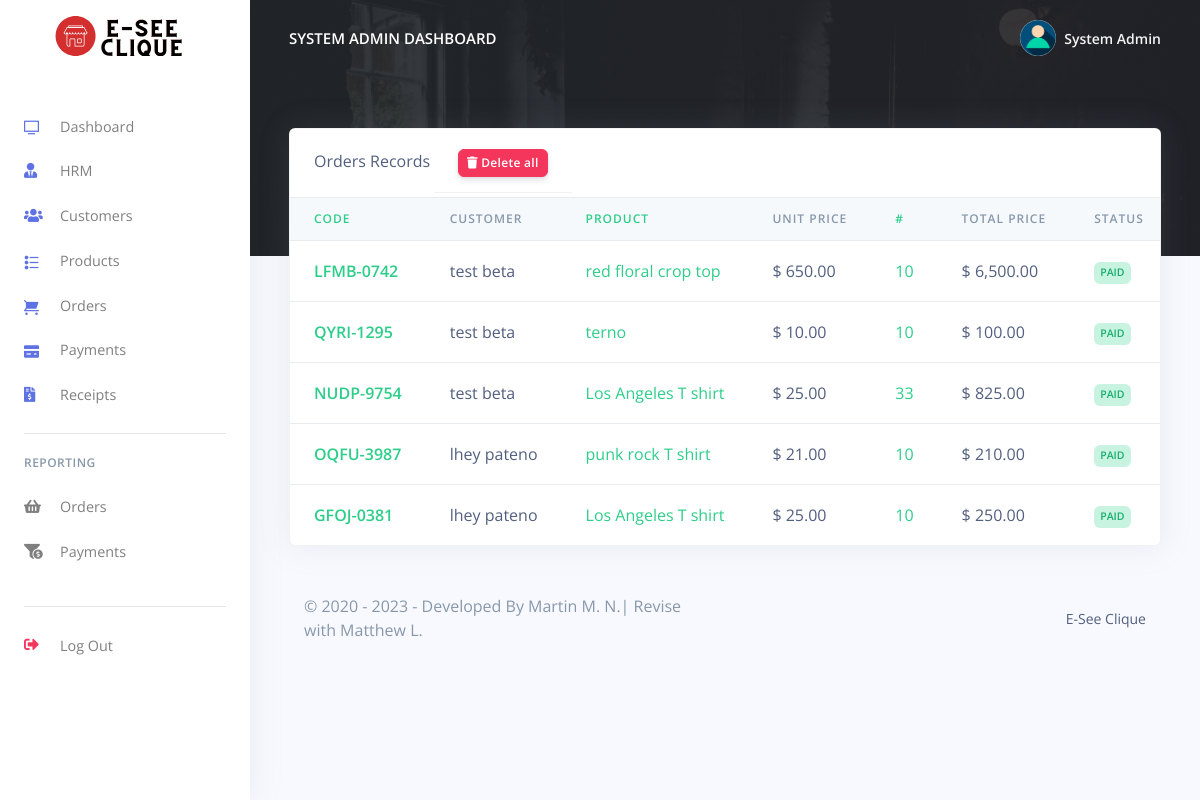
The page /Restro/admin/orders_reports.php (signed in) on the database its author committed.
### tables this page shows
CREATE TABLE `rpos_admin` (
  `admin_id` varchar(200) NOT NULL,
  `admin_name` varchar(200) NOT NULL,
  `admin_email` varchar(200) NOT NULL,
  `admin_password` varchar(200) NOT NULL
);

CREATE TABLE `rpos_orders` (
  `order_id` varchar(200) NOT NULL,
  `order_code` varchar(200) NOT NULL,
  `customer_id` varchar(200) NOT NULL,
  `customer_name` varchar(200) NOT NULL,
  `prod_id` varchar(200) NOT NULL,
  `prod_name` varchar(200) NOT NULL,
  `prod_price` varchar(200) NOT NULL,
  `prod_qty` varchar(200) NOT NULL,
  `order_status` varchar(200) NOT NULL,
  `created_at` timestamp(6) NOT NULL DEFAULT current_timestamp(6) ON UPDATE current_timestamp(6)
);

### Restro/admin/orders_reports.php (the view, shortened to what this page needs)
<?php
include('config/config.php');
require_once('partials/_head.php');
?>
<body>
    <?php
    require_once('partials/_sidebar.php');
    ?>
    <div class="main-content">
        <?php
        require_once('partials/_topnav.php');
        ?>
        <div class="container-fluid mt--8">
            <div class="row">
                <div class="col">
                    <div class="card shadow">
                        <div class="card-header border-0">
                            Orders Records  <a class="card-header text-right" href="orders_reports?deleteall=1">
                                    <button class="btn btn-sm btn-danger">
                                    <i class="fas fa-trash"></i>
                                    Delete all
                                    </button>
                                </a>
                        </div>
                        <div class="table-responsive">
                            <table class="table align-items-center table-flush">
                                <thead class="thead-light">
                                    <tr>
                                        <th class="text-success" scope="col">Code</th>
                                        <th scope="col">Customer</th>
                                        <th class="text-success" scope="col">Product</th>
                                        <th scope="col">Unit Price</th>
                                        <th class="text-success" scope="col">#</th>
                                        <th scope="col">Total Price</th>
                                        <th scop="col">Status</th>
                                    </tr>
                                </thead>
                                <tbody>
                                    <?php
                                    $ret = "SELECT * FROM  rpos_orders ORDER BY `created_at` DESC  ";
                                    $stmt = $mysqli->prepare($ret);
                                    $stmt->execute();
                                    $res = $stmt->get_result();
                                    while ($order = $res->fetch_object()) {
                                        $total = ($order->prod_price * $order->prod_qty);
                                    ?>
                                        <tr>
                                            <th class="text-success" scope="row"><?php echo $order->order_code; ?></th>
                                            <td><?php echo $order->customer_name; ?></td>
                                            <td class="text-success"><?php echo $order->prod_name; ?></td>
                                             <td>$ <?php echo number_format($order->prod_price, 2, '.', ','); ?></td>
                                            <td class="text-success"><?php echo $order->prod_qty; ?></td>
                                            <td>$ <?php echo number_format($total, 2, '.', ','); ?></td>
                                            <td><?php if ($order->order_status == '') {
                                                    echo "<span class='badge badge-danger'>Not Paid</span>";
                                                } else {
                                                    echo "<span class='badge badge-success'>$order->order_status</span>";
                                                } ?></td>
                                        </tr>
                                    <?php } ?>
                                </tbody>
                            </table>
                        </div>
                    </div>
                </div>
            </div>
            <?php
            require_once('partials/_footer.php');
            ?>
        </div>
    </div>
</body>
</html>

### Restro/admin/partials/_sidebar.php (shortened to what this page needs)
<?php
$admin_id = $_SESSION['admin_id'];
$ret = "SELECT * FROM  rpos_admin  WHERE admin_id = '$admin_id'";
$stmt = $mysqli->prepare($ret);
$stmt->execute();
$res = $stmt->get_result();
while ($admin = $res->fetch_object()) {
?>
  <nav class="navbar navbar-vertical fixed-left navbar-expand-md navbar-light bg-white" id="sidenav-main">
    <div class="container-fluid">
      <a class="navbar-brand pt-0" href="dashboard">
        <img src="assets/img/brand/test.svg" class="navbar-brand-img" alt="..." width="500" height="300">
      </a>
      <div class="collapse navbar-collapse" id="sidenav-collapse-main">
        <ul class="navbar-nav">
          <li class="nav-item">
            <a class="nav-link" href="dashboard">
              <i class="ni ni-tv-2 text-primary"></i> Dashboard
            </a>
          </li>
          <li class="nav-item">
            <a class="nav-link" href="hrm">
              <i class="fas fa-user-tie text-primary"></i> HRM
            </a>
          </li>
          <li class="nav-item">
            <a class="nav-link" href="customes">
              <i class="fas fa-users text-primary"></i> Customers
            </a>
          </li>
          <li class="nav-item">
            <a class="nav-link" href="products">
              <i class="ni ni-bullet-list-67 text-primary"></i>Products
            </a>
          </li>
          <li class="nav-item">
            <a class="nav-link" href="orders">
              <i class="ni ni-cart text-primary"></i> Orders
            </a>
          </li>
          <li class="nav-item">
            <a class="nav-link" href="payments">
              <i class="ni ni-credit-card text-primary"></i> Payments
            </a>
          </li>
          <li class="nav-item">
            <a class="nav-link" href="receipts">
              <i class="fas fa-file-invoice-dollar text-primary"></i> Receipts
            </a>
          </li>
        </ul>
        <hr class="my-3">
        <h6 class="navbar-heading text-muted">Reporting</h6>
        <ul class="navbar-nav mb-md-3">
          <li class="nav-item">
            <a class="nav-link" href="orders_reports">
              <i class="fas fa-shopping-basket"></i> Orders
            </a>
          </li>
          <li class="nav-item">
            <a class="nav-link" href="payments_reports">
              <i class="fas fa-funnel-dollar"></i> Payments
            </a>
          </li>
        </ul>
        <hr class="my-3">
        <ul class="navbar-nav mb-md-3">
          <li class="nav-item">
            <a class="nav-link" href="logout">
              <i class="fas fa-sign-out-alt text-danger"></i> Log Out
            </a>
          </li>
        </ul>
      </div>
    </div>
  </nav>
<?php } ?>

### Restro/admin/partials/_topnav.php (shortened to what this page needs)
<?php
$admin_id = $_SESSION['admin_id'];
$ret = "SELECT * FROM  rpos_admin  WHERE admin_id = '$admin_id'";
$stmt = $mysqli->prepare($ret);
$stmt->execute();
$res = $stmt->get_result();
while ($admin = $res->fetch_object()) {
?>
    <nav class="navbar navbar-top navbar-expand-md navbar-dark" id="navbar-main">
        <div class="container-fluid">
            <a class="h4 mb-0 text-white text-uppercase d-none d-lg-inline-block" href="dashboard"><?php echo $admin->admin_name; ?> Dashboard</a>
            <ul class="navbar-nav align-items-center d-none d-md-flex">
                <li class="nav-item dropdown">
                    <a class="nav-link pr-0" href="#" role="button" data-toggle="dropdown" aria-haspopup="true" aria-expanded="false">
                        <div class="media align-items-center">
                            <span class="avatar avatar-sm rounded-circle">
                                <img alt="Image placeholder" src="assets/img/theme/user-a-min.png">
                            </span>
                            <div class="media-body ml-2 d-none d-lg-block">
                                <span class="mb-0 text-sm  font-weight-bold"><?php echo $admin->admin_name; ?></span>
                            </div>
                        </div>
                    </a>
                </li>
            </ul>
        </div>
    </nav>
<?php } ?>

### rows shown on the page
rpos_admin: admin_name "SYSTEM ADMIN", admin_name "System Admin"
rpos_orders: order_code "LFMB-0742", customer_name "test beta", prod_name "red floral crop top", prod_price "650.00", prod_qty "10", total "6,500.00", order_status "PAID"
rpos_orders: order_code "QYRI-1295", customer_name "test beta", prod_name "terno", prod_price "10.00", prod_qty "10", total "100.00", order_status "PAID"
rpos_orders: order_code "NUDP-9754", customer_name "test beta", prod_name "Los Angeles T shirt", prod_price "25.00", prod_qty "33", total "825.00", order_status "PAID"
rpos_orders: order_code "OQFU-3987", customer_name "lhey pateno", prod_name "punk rock T shirt", prod_price "21.00", prod_qty "10", total "210.00", order_status "PAID"
rpos_orders: order_code "GFOJ-0381", customer_name "lhey pateno", prod_name "Los Angeles T shirt", prod_price "25.00", prod_qty "10", total "250.00", order_status "PAID"
